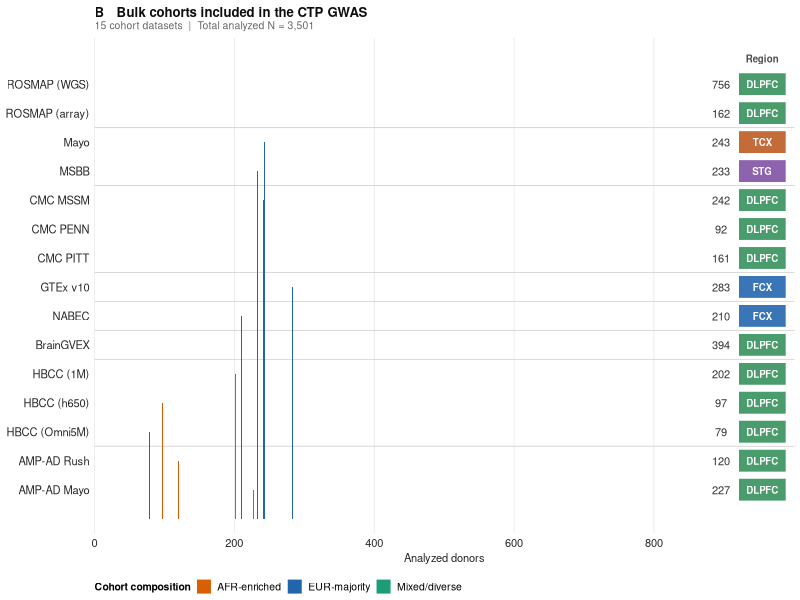
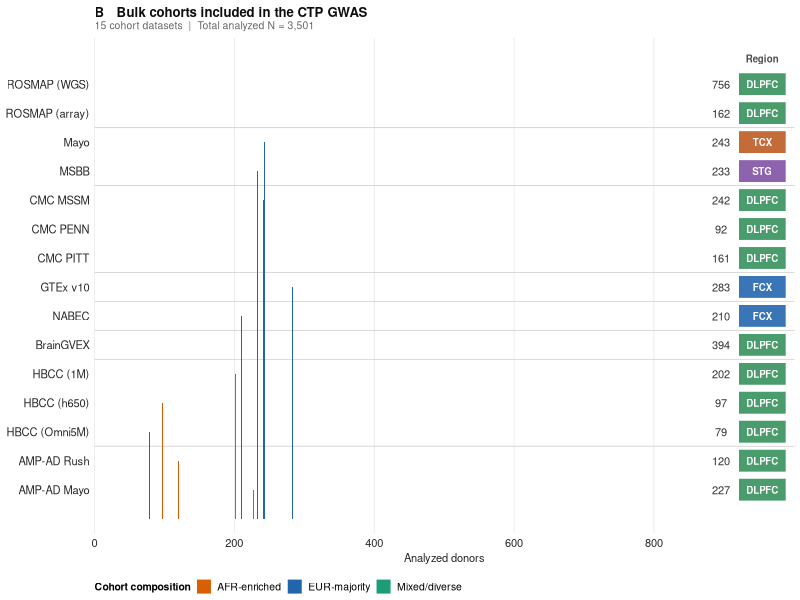
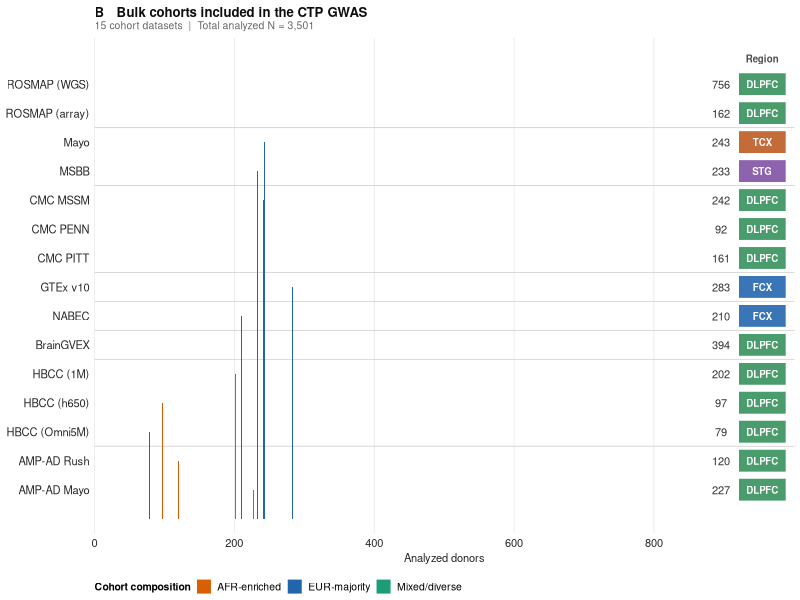
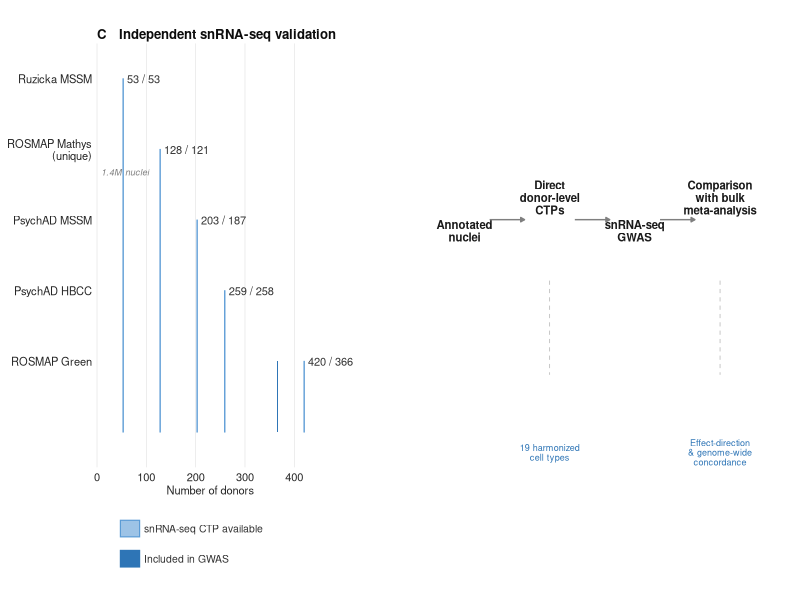
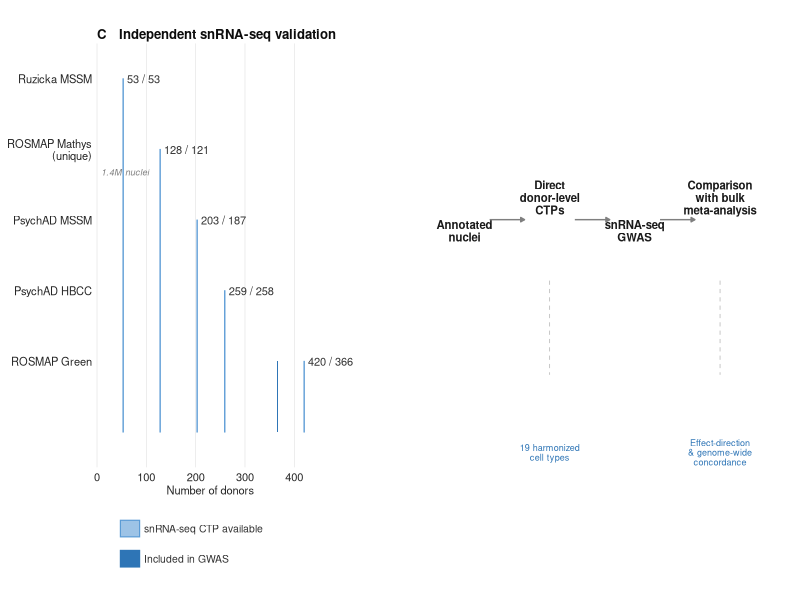
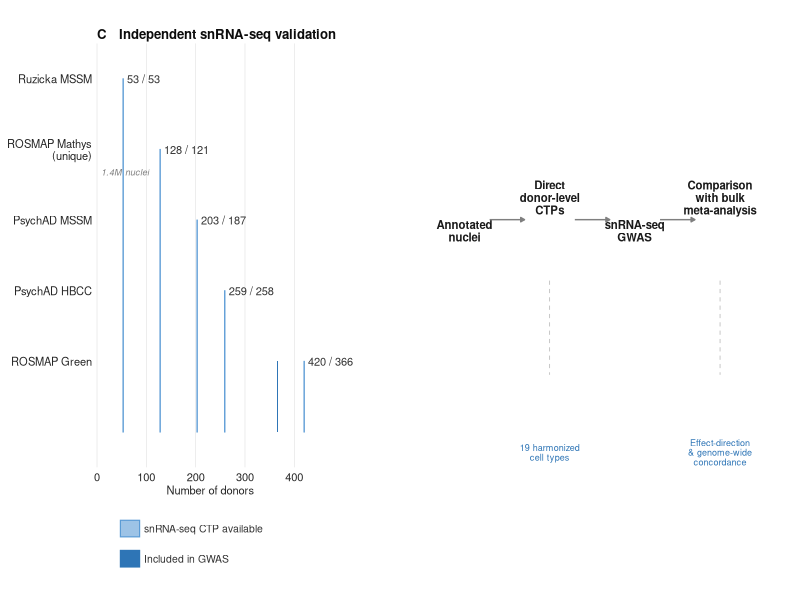
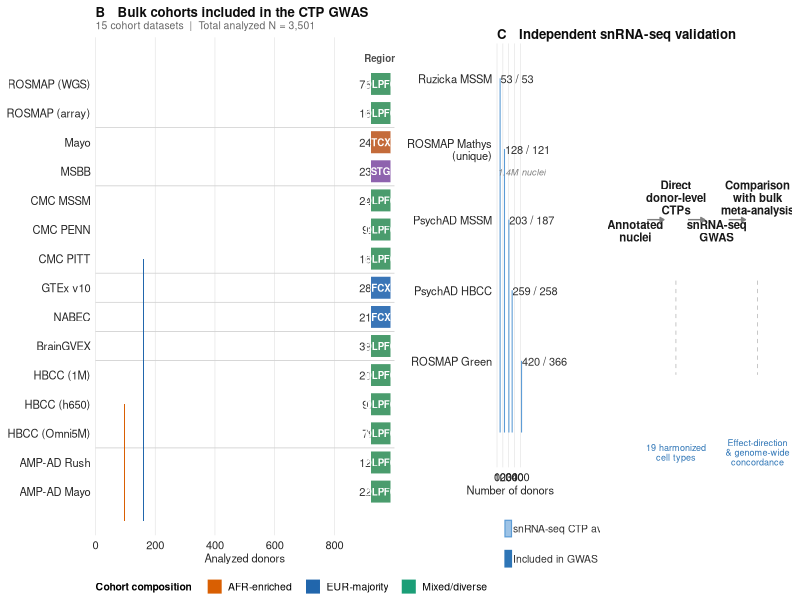

Source code (R) for these figures, in order:
#!/usr/bin/env Rscript
# =============================================================================
# Figure 1 – Panel B and Panel C (revised, clean design)
# =============================================================================
# Panels B and C are designed to sit side-by-side beneath an existing Panel A
# workflow schematic. They are intentionally simple and data-driven.
#
# Panel B: Clean horizontal bar chart of the 15 bulk GWAS cohort datasets.
# Panel C: Left = snRNA-seq validation sample sizes; Right = 4-step flow.
#
# All sample sizes are read from verified pipeline outputs. No values invented.
# =============================================================================

# ─── 0. User switches ────────────────────────────────────────────────────────
INCLUDE_PANEL_LETTERS <- TRUE   # set FALSE to strip "B" / "C" before Inkscape

# ─── 1. Paths ─────────────────────────────────────────────────────────────────
ROOT   <- "/external/rprshnas01/netdata_kcni/stlab/Xiaolin/nextflow"
MS_DIR <- file.path(ROOT, "manuscript_figure")
dir.create(MS_DIR, showWarnings = FALSE, recursive = TRUE)

# ─── 2. Packages ──────────────────────────────────────────────────────────────
suppressPackageStartupMessages({
  library(ggplot2)
  library(data.table)
  library(dplyr)
  library(cowplot)
  library(scales)
  library(svglite)
})

# ─── 3. Shared style ──────────────────────────────────────────────────────────
BASE_PT   <- 8          # minimum font size (points) at final figure size
FONT_FAM  <- "Helvetica"
PANEL_W   <- 7.2        # inches — identical for B and C
PANEL_H   <- 4.6        # inches — identical for B and C

# Ancestry palette
COL_EUR   <- "#2166AC"   # EUR-majority  (blue)
COL_AFR   <- "#D95F02"   # AFR-enriched  (orange)
COL_MIX   <- "#1B9E77"   # Mixed/diverse (teal)

theme_fig <- function() {
  theme_minimal(base_size = BASE_PT, base_family = FONT_FAM) +
    theme(
      panel.grid.minor    = element_blank(),
      panel.grid.major.y  = element_blank(),
      panel.grid.major.x  = element_line(linewidth = 0.2, colour = "grey88"),
      axis.text           = element_text(size = BASE_PT,   colour = "grey15"),
      axis.title.x        = element_text(size = BASE_PT,   colour = "grey15"),
      axis.title.y        = element_blank(),
      axis.ticks.y        = element_blank(),
      axis.line.y         = element_blank(),
      plot.title          = element_text(size = BASE_PT + 1.5, face = "bold",
                                         hjust = 0, colour = "grey5",
                                         margin = margin(b = 1)),
      plot.subtitle       = element_text(size = BASE_PT - 0.5, hjust = 0,
                                         colour = "grey40",
                                         margin = margin(b = 4)),
      plot.margin         = margin(5, 4, 4, 4),
      legend.position     = "bottom",
      legend.justification = "left",
      legend.key.size     = unit(0.30, "cm"),
      legend.text         = element_text(size = BASE_PT - 0.5),
      legend.title        = element_text(size = BASE_PT - 0.5, face = "bold"),
      legend.margin       = margin(t = 2),
      legend.background   = element_rect(fill = NA, colour = NA)
    )
}

save_panel <- function(p, stem, w = PANEL_W, h = PANEL_H) {
  svglite(file.path(MS_DIR, paste0(stem, ".svg")), width = w, height = h)
  print(p); dev.off()
  cairo_pdf(file.path(MS_DIR, paste0(stem, ".pdf")), width = w, height = h)
  print(p); dev.off()
  png(file.path(MS_DIR, paste0(stem, ".png")),
      width = w * 600, height = h * 600, res = 600,
      type = "cairo", bg = "white")
  print(p); dev.off()
  message("  Saved: ", stem)
}

# =============================================================================
# PANEL B ── Bulk cohorts included in the CTP GWAS
# =============================================================================

# ─── B.1  Source data ─────────────────────────────────────────────────────────
# Analyzed N: regenie step2 raw_p N column (constant across all 19 traits).
# Brain region: tissue_filter in nextflow.config.combined.* files.
# Ancestry composition: ancestry keep-list counts + config comments (conservative).
#   EUR-majority: EUR keep-list N ≥ 85% of GWAS N, or only EUR keep-list present.
#   AFR-enriched: AFR keep-list > EUR keep-list.
#   Mixed/diverse: substantial AFR + AMR components without EUR dominance.

bulk <- data.table(
  # display_name, n_gwas, family, region, ancestry_cat
  # Ordered bottom-to-top (index 1 = bottom bar in horizontal chart)
  display_name  = c(
    "AMP-AD Mayo",    "AMP-AD Rush",
    "HBCC (Omni5M)",  "HBCC (h650)",   "HBCC (1M)",
    "BrainGVEX",
    "NABEC",
    "GTEx v10",
    "CMC PITT",  "CMC PENN",  "CMC MSSM",
    "MSBB",      "Mayo",
    "ROSMAP (array)", "ROSMAP (WGS)"
  ),
  n_gwas = c(
    227L, 120L,
    79L, 97L, 202L,
    394L,
    210L,
    283L,
    161L, 92L, 242L,
    233L, 243L,
    162L, 756L
  ),
  family = c(
    "AMP-AD Diverse", "AMP-AD Diverse",
    "HBCC",           "HBCC",          "HBCC",
    "BrainGVEX",
    "NABEC",
    "GTEx",
    "CMC", "CMC", "CMC",
    "AMP-AD",  "AMP-AD",
    "ROSMAP", "ROSMAP"
  ),
  region = c(
    "DLPFC", "DLPFC",
    "DLPFC", "DLPFC", "DLPFC",
    "DLPFC",
    "FCX",
    "FCX",
    "DLPFC", "DLPFC", "DLPFC",
    "STG",   "TCX",
    "DLPFC", "DLPFC"
  ),
  # Ancestry classification (conservative, based on keep-list files):
  #   HBCC h650: AFR keep-list = 53 of N=97 (~55%) → AFR-enriched
  #   HBCC 1M:   AFR=101, EUR=88 of N=202 → Mixed/diverse
  #   HBCC Omni5M: EUR=50 of N=79 (~63%) → EUR-majority
  #   AMP-AD Rush: AFR keep-list = 64 of N=120 (~53%) → AFR-enriched
  #   AMP-AD Mayo: AFR=52, AMR=178 of N=227, no EUR keep-list → Mixed/diverse
  #   All others: EUR keep-list ≥ 85% of GWAS N → EUR-majority
  ancestry = c(
    "Mixed/diverse",  "AFR-enriched",
    "EUR-majority",   "AFR-enriched",  "Mixed/diverse",
    "EUR-majority",
    "EUR-majority",
    "EUR-majority",
    "EUR-majority", "EUR-majority", "EUR-majority",
    "EUR-majority", "EUR-majority",
    "EUR-majority", "EUR-majority"
  )
)

total_n_bulk <- sum(bulk$n_gwas)

# Factor so bottom→top matches display_name order (index 1 = y=1 = bottom)
bulk[, display_name := factor(display_name, levels = display_name)]
bulk[, y_pos := as.integer(display_name)]

# Ancestry color map
anc_map   <- c("EUR-majority"  = COL_EUR,
               "AFR-enriched"  = COL_AFR,
               "Mixed/diverse" = COL_MIX)
anc_labels <- c("EUR-majority"  = "EUR-majority",
                "AFR-enriched"  = "AFR-enriched",
                "Mixed/diverse" = "Mixed/diverse")

# Family separator y-positions (gap between consecutive families)
fam_seq   <- bulk$family
breaks_y  <- which(fam_seq[-1] != fam_seq[-length(fam_seq)]) + 0.5

BAR_H <- 0.78   # bar height in y-axis units (thick, clearly visible)
x_max <- 870    # x-axis upper limit for bars (N labels + region placed beyond)

# ─── B.2  Build a single ggplot embedding the region annotation ───────────────
# Region annotation is placed INSIDE the bar chart at x positions beyond x_max,
# so y-alignment is guaranteed (no separate plot needed).
region_cols <- c(
  DLPFC = "#4A9C6D", FCX = "#3975B7", TCX = "#C46B3A", STG = "#8E63AE"
)

# x-positions for region tiles and N-labels
REG_X  <- x_max + 85      # center of region tile column
REG_W  <- 68               # tile width (x-axis units)
N_X    <- x_max + 13       # x for N labels
X_LIM  <- REG_X + REG_W / 2 + 12   # total x-axis limit

# Build region tile lookup for bulk
bulk[, reg_col := region_cols[region]]

pB <- ggplot(bulk) +
  # family gap lines
  geom_hline(yintercept = breaks_y, colour = "grey82",
             linewidth = 0.28, linetype = "solid") +
  # main bars (ancestry-colored)
  geom_col(aes(y = y_pos, x = n_gwas, fill = ancestry),
           width = BAR_H, colour = NA) +
  # N label just right of bar
  geom_text(aes(y = y_pos, x = N_X, label = format(n_gwas, big.mark = ",")),
            hjust = 0, size = BASE_PT / ggplot2::.pt, colour = "grey20") +
  # region tiles (hardcoded fill via fill = I(reg_col))
  geom_tile(aes(y = y_pos, x = REG_X, fill = I(reg_col)),
            width = REG_W, height = BAR_H, colour = "white", linewidth = 0.25) +
  geom_text(aes(y = y_pos, x = REG_X, label = region),
            size = (BASE_PT - 1) / ggplot2::.pt,
            hjust = 0.5, vjust = 0.5,
            colour = "white", fontface = "bold") +
  # "Region" column header
  annotate("text", x = REG_X, y = max(bulk$y_pos) + 0.75,
           label = "Region", size = (BASE_PT - 1) / ggplot2::.pt,
           hjust = 0.5, vjust = 0, colour = "grey30", fontface = "bold") +
  # ancestry fill scale (bars only)
  scale_fill_manual(values = anc_map, name = "Cohort composition",
                    labels = anc_labels,
                    guide  = guide_legend(nrow = 1,
                                          override.aes = list(size = 3.5))) +
  scale_y_continuous(
    breaks = bulk$y_pos,
    labels = levels(bulk$display_name),
    expand = expansion(add = c(0.5, 0.85))   # extra top padding for "Region" header
  ) +
  scale_x_continuous(
    limits = c(0, X_LIM),
    breaks = c(0, 200, 400, 600, 800),
    labels = label_comma(),
    expand = c(0, 0)
  ) +
  labs(
    x        = "Analyzed donors",
    y        = NULL,
    title    = if (INCLUDE_PANEL_LETTERS)
                 "B   Bulk cohorts included in the CTP GWAS"
               else "Bulk cohorts included in the CTP GWAS",
    subtitle = sprintf("15 cohort datasets  |  Total analyzed N = %s",
                       format(total_n_bulk, big.mark = ","))
  ) +
  theme_fig() +
  theme(
    legend.position = "bottom",
    # hide x-axis ticks/text beyond x_max (region area)
    axis.line.x = element_blank()
  )

# =============================================================================
# PANEL C ── Independent snRNA-seq validation
# =============================================================================
# Cohorts: hodge5u de-duplicated 5-cohort meta (ANALYSIS_TAG in figure5_sn_concordance.R)
# CTP donors: from data_input/*/cell_proportions.csv row counts.
# GWAS donors: from results/*/regenie_step2 N columns.

# ─── C.1  Source data ─────────────────────────────────────────────────────────
sn <- data.table(
  display_name  = c(
    "ROSMAP Green",     "PsychAD HBCC",
    "PsychAD MSSM",     "ROSMAP Mathys\n(unique)",
    "Ruzicka MSSM"
  ),
  ctp_n   = c(420L, 259L, 203L, 128L, 53L),
  gwas_n  = c(366L, 258L, 187L, 121L, 53L),
  # nuclei available only for Mathys (occupancy_report.tsv):
  # total = sum(n_cells) = 1,420,318
  nuclei_label = c("", "", "", "1.4M nuclei", "")
)

# Bottom→top ordering
sn[, display_name := factor(display_name, levels = display_name)]
sn[, y_pos := as.integer(display_name)]

SN_BAR_H   <- 0.70
bar_pale   <- "#9DC3E6"   # pale blue  – CTP donors
bar_dark   <- "#2E75B6"   # dark blue  – GWAS donors
bar_pale_c <- "#5B9BD5"   # pale bar outline

x_max_sn   <- 460   # x-axis limit (labels placed via clip = "off")

# ─── C.2  Left: sample-size bar chart ─────────────────────────────────────────
pC_bars <- ggplot(sn) +
  # pale outlined bar = CTP donors
  geom_col(aes(x = ctp_n, y = y_pos),
           fill = bar_pale, colour = bar_pale_c,
           linewidth = 0.35, width = SN_BAR_H) +
  # dark filled bar = GWAS donors (overlaid)
  geom_col(aes(x = gwas_n, y = y_pos),
           fill = bar_dark, colour = NA,
           width = SN_BAR_H) +
  # end label: "CTP / GWAS donors" — placed just beyond bar end
  geom_text(aes(x = ctp_n + 8, y = y_pos,
                label = paste0(ctp_n, " / ", gwas_n)),
            hjust = 0, size = BASE_PT / ggplot2::.pt,
            colour = "grey20") +
  # nuclei annotation (small, italic) where available
  geom_text(data = sn[nuclei_label != ""],
            aes(x = 8, y = y_pos - 0.32, label = nuclei_label),
            hjust = 0, size = (BASE_PT - 1.5) / ggplot2::.pt,
            colour = "grey50", fontface = "italic") +
  scale_y_continuous(
    breaks = sn$y_pos,
    labels = levels(sn$display_name),
    expand = expansion(add = c(0.5, 0.5))
  ) +
  scale_x_continuous(
    limits = c(0, x_max_sn),
    breaks = c(0, 100, 200, 300, 400),
    labels = label_comma(),
    expand = c(0, 0)
  ) +
  scale_fill_identity() +
  coord_cartesian(xlim = c(0, x_max_sn), clip = "off") +
  labs(
    x     = "Number of donors",
    y     = NULL,
    title = if (INCLUDE_PANEL_LETTERS)
              "C   Independent snRNA-seq validation"
            else "Independent snRNA-seq validation"
  ) +
  theme_fig() +
  theme(
    legend.position = "none",
    plot.margin     = margin(5, 55, 4, 4)   # right margin to show clipped labels
  )

# ─── C.3  Inline legend ───────────────────────────────────────────────────────
leg_data <- data.table(
  label = c("snRNA-seq CTP available", "Included in GWAS"),
  fill  = c(bar_pale, bar_dark),
  col   = c(bar_pale_c, bar_dark),
  y     = c(2, 1)
)
pC_leg <- ggplot(leg_data, aes(x = 1, y = y)) +
  geom_tile(aes(fill = I(fill), colour = I(col)),
            width = 0.30, height = 0.55, linewidth = 0.4) +
  geom_text(aes(label = label), x = 1.22,
            hjust = 0, size = (BASE_PT - 0.5) / ggplot2::.pt,
            colour = "grey20", vjust = 0.5) +
  xlim(0.7, 5) + ylim(0.3, 2.7) +
  theme_void() + theme(plot.margin = margin(1, 0, 4, 4))

# Stack bars + legend
pC_left <- plot_grid(pC_bars, pC_leg,
                     ncol = 1, rel_heights = c(1, 0.18),
                     align = "v", axis = "l")

# ─── C.4  Right: 4-step horizontal flow ───────────────────────────────────────
# 4 nodes at x = 1, 3.2, 5.4, 7.6 on a 0–9 axis.
# Node labels in bold; sub-labels below steps 2 and 4 in lighter color.
# No boxes. Arrows connect nodes at mid-height.

NODE_X  <- c(1, 3.2, 5.4, 7.6)
NODE_Y  <- 0.72   # y of main labels
SUB_Y   <- 0.32   # y of sub-labels
ARR_Y   <- NODE_Y + 0.02

steps <- data.frame(
  x      = NODE_X,
  label  = c("Annotated\nnuclei",
             "Direct\ndonor-level\nCTPs",
             "snRNA-seq\nGWAS",
             "Comparison\nwith bulk\nmeta-analysis"),
  sub    = c("",
             "19 harmonized\ncell types",
             "",
             "Effect-direction\n& genome-wide\nconcordance"),
  stringsAsFactors = FALSE
)
steps$has_sub <- nchar(steps$sub) > 0

# Arrow x-ranges (from just right of one label to just left of next)
ARROWX1 <- NODE_X[-4] + 0.65
ARROWX2 <- NODE_X[-1] - 0.65

pC_flow <- ggplot() +
  # bold step labels, shifted up slightly when sub-label present
  geom_text(data = steps,
            aes(x = x,
                y = ifelse(has_sub, NODE_Y + 0.06, NODE_Y),
                label = label),
            size = (BASE_PT + 0.2) / ggplot2::.pt,
            hjust = 0.5, vjust = 0.5,
            colour = "grey10", fontface = "bold",
            lineheight = 0.92) +
  # sub-labels in blue
  geom_text(data = steps[steps$has_sub, ],
            aes(x = x, y = SUB_Y, label = sub),
            size = (BASE_PT - 1.5) / ggplot2::.pt,
            hjust = 0.5, vjust = 0.5,
            colour = "#2E75B6", lineheight = 0.88) +
  # horizontal arrows
  annotate("segment",
           x    = ARROWX1, xend = ARROWX2,
           y    = ARR_Y,   yend = ARR_Y,
           arrow = arrow(length = unit(0.11, "cm"), type = "closed"),
           linewidth = 0.5, colour = "grey50") +
  # light dashed connector from main label to sub-label
  geom_segment(data = steps[steps$has_sub, ],
               aes(x = x, xend = x,
                   y = NODE_Y - 0.09, yend = SUB_Y + 0.14),
               linewidth = 0.25, colour = "grey70", linetype = "dashed") +
  xlim(0, 9) + ylim(0.12, 1.05) +
  labs(x = NULL, y = NULL) +
  theme_void() +
  theme(plot.margin = margin(16, 6, 8, 6))

# ─── C.5  Assemble Panel C ────────────────────────────────────────────────────
pC <- plot_grid(
  pC_left,
  pC_flow,
  nrow = 1, rel_widths = c(0.50, 0.50),
  align = "h", axis = "tb"
)

# =============================================================================
# SAVE INDIVIDUAL PANELS
# =============================================================================
message("Saving Panel B ...")
save_panel(pB, "figure1_panelB_revised")

message("Saving Panel C ...")
save_panel(pC, "figure1_panelC_revised")

# =============================================================================
# COMBINED PREVIEW
# =============================================================================
message("Saving combined preview ...")
pPreview <- plot_grid(pB, pC,
                      nrow = 1, rel_widths = c(1, 1))

png(file.path(MS_DIR, "figure1_panels_BC_revised_preview.png"),
    width = PANEL_W * 2 * 600, height = PANEL_H * 600,
    res = 600, type = "cairo", bg = "white")
print(pPreview); dev.off()
message("  Saved: figure1_panels_BC_revised_preview.png")
message("Done.")
